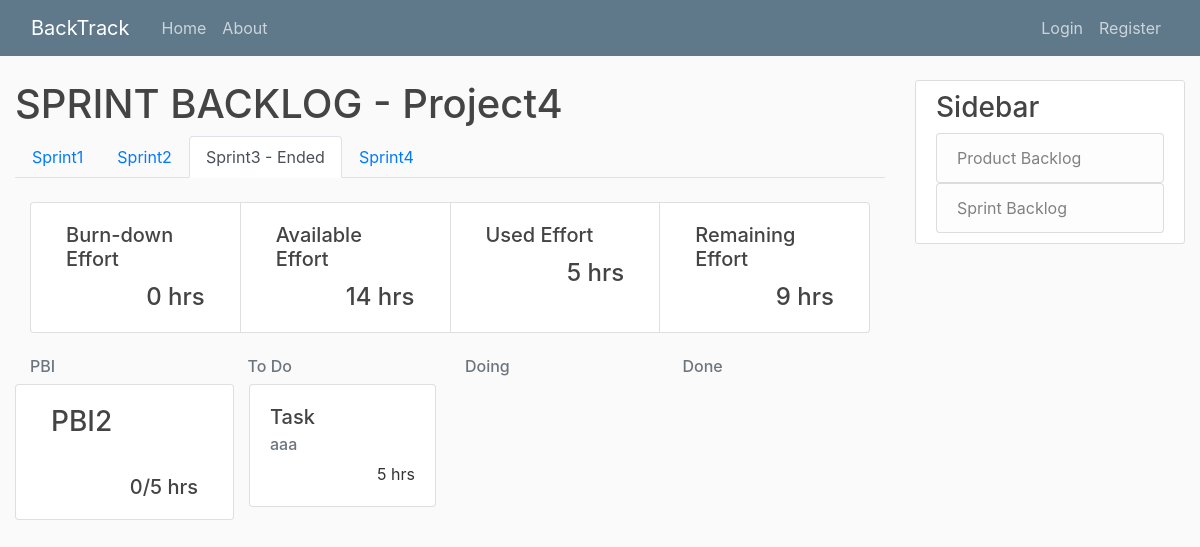
The page /project4-sprint_8/ on the database as committed earlier.
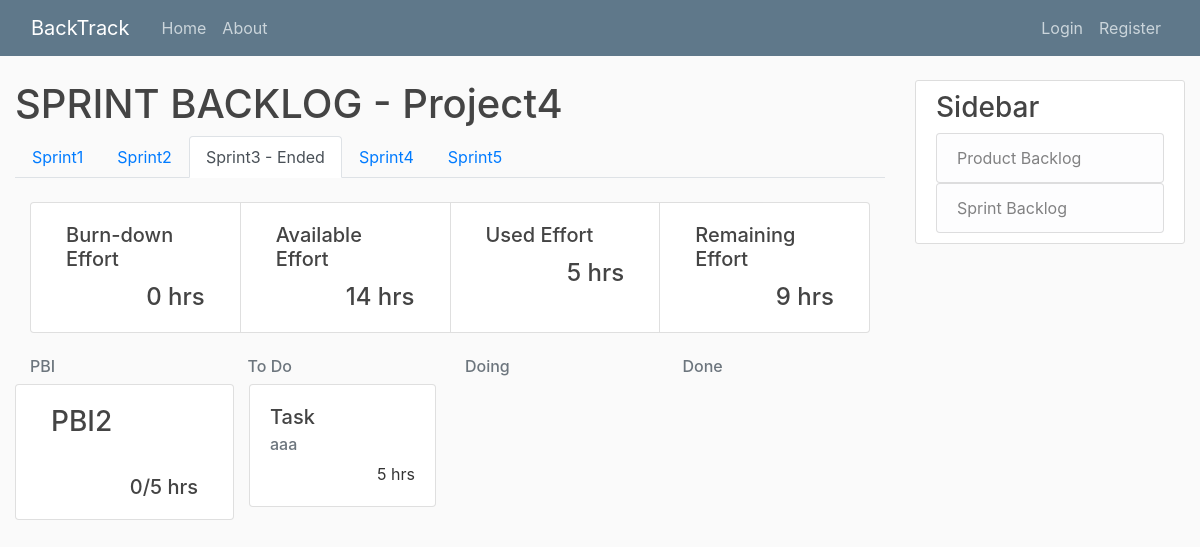
The same page on the database as committed later.
### sprintBacklog/models.py (models this page shows, shortened)
class Sprint(models.Model):
	title = models.CharField(max_length=20, default="Sprint")
	available_effort = models.IntegerField()
	start_date = models.DateField(blank=True, null=True)
	details = models.TextField(null=True)
	project = models.ForeignKey(Project, on_delete=models.CASCADE, blank=True, null=True, default=None)
	status_choice = [
		('Not Started', 'Not Started'),
		('Started', 'Started'),
		('Ended', 'Ended'),
	]
	status = models.CharField(
		max_length = 20,
		choices = status_choice,
		default ='Not Started',
	)
	def save(self, *args, **kwargs):
		number_of_sprint = Sprint.objects.filter(project=self.project).count()
		if Sprint.objects.filter(project=self.project).count() == None:
			number_of_sprint = 1
		else:
			number_of_sprint += 1
		if self not in Sprint.objects.filter(project=self.project):
			self.title = "Sprint" + str(number_of_sprint)
		super().save(*args, **kwargs)

class Task(models.Model):
	title = models.CharField(max_length=20, default="Task")
	status_choice = [
		('To Do', 'To Do'),
		('Doing', 'Doing'),
		('Done', 'Done'),
	]
	status = models.CharField(
		max_length = 5,
		choices = status_choice,
		default ='To Do',
	)
	effort = models.IntegerField("effort(hour)")
	details = models.TextField(null=True)
	sprint = models.ForeignKey(Sprint, on_delete=models.CASCADE, default=None)
	PBI = models.ForeignKey(PBI, on_delete=models.CASCADE, default=None)
	task_owner = models.ForeignKey(User, on_delete=models.SET_NULL, default=None, null=True, blank=True)

### productBacklog/models.py (models this page shows, shortened)
class PBI(models.Model):
	priority = models.IntegerField()
	title = models.CharField(max_length=20)
	status_choice = [
		('To Do', 'To Do'),
		('Doing', 'Doing'),
		('Done', 'Done'),
		('Unfinished', 'Unfinished')
	]
	status = models.CharField(
		max_length = 20,
		choices = status_choice,
		default = 'To Do',
	)
	ESP = models.IntegerField("estimated story point")
	details = models.TextField()
	project = models.ForeignKey(Project, on_delete=models.CASCADE, blank=True, null=True, default=None)
	sprint = models.ManyToManyField(Sprint) # , blank=True, null=True, default=None)

### users/models.py (models this page shows, shortened)
class User(AbstractBaseUser):
	email				=	models.EmailField(verbose_name="email",max_length=60, unique=True)
	position			=	models.CharField(
								max_length=32,
							)
	first_name			=	models.CharField(max_length=30, unique=False, default=False)
	last_name			= 	models.CharField(max_length=20, unique=False, default = False)
	username			=	models.CharField(max_length=10,unique=True)
	date_joined			=	models.DateTimeField(verbose_name='date joined', auto_now_add = True)
	last_login			=	models.DateTimeField(verbose_name='last login', auto_now=True)
	is_admin			=	models.BooleanField(default=False)
	is_active			=	models.BooleanField(default=True)
	is_staff			=	models.BooleanField(default=False)
	is_superuser		=	models.BooleanField(default=False)
	project				= 	models.ManyToManyField(Project)
	USERNAME_FIELD	=	'email'
	REQUIRED_FIELDS	=	['username',]
	objects = MyAccountManager()
	def __str__(self):
		return self.username

### sprintBacklog/views.py (the view)
# urls.py: path('<int:sprint>/', SprintBacklogListView.as_view(), name='sprint-home'),
class SprintBacklogListView(ListView):
	model = Sprint
	template_name = 'sprintBacklog/home.html'
	context_object_name = 'sprint'
	def get_queryset(self):
		queryset = Sprint.objects.filter(project=self.project).order_by('pk')
		index = 1
		for s in queryset:
			s.title = "Sprint" + str(index)
			s.save()
			index += 1
		return self.sprint
	def dispatch(self, request, *args, **kwargs):
		self.project = get_object_or_404(Project, slug=kwargs['project'])
		self.sprint = Sprint.objects.get(pk=kwargs['sprint'])
		return super().dispatch(request, *args, **kwargs)
	def get_context_data(self, **kwargs):
		context = super().get_context_data(**kwargs)
		context['project'] = self.project
		context['all_sprint'] = Sprint.objects.filter(project=self.project).order_by('pk')
		context['PBI'] = PBI.objects.filter(project=self.project, status='To Do')
		context['lastSprintEnded'] = Sprint.objects.filter(project=self.project).order_by('pk').last().status == 'Ended'
		task = []
		total = 0
		completed = 0
		for p in PBI.objects.filter(sprint=self.sprint):
			todo = Task.objects.filter(sprint=self.sprint).filter(status='To Do').filter(PBI=p)
			doing = Task.objects.filter(sprint=self.sprint).filter(status='Doing').filter(PBI=p)
			done = Task.objects.filter(sprint=self.sprint).filter(status='Done').filter(PBI=p)
			todoE = todo.aggregate(Sum('effort')).get('effort__sum') if todo else 0
			doingE = doing.aggregate(Sum('effort')).get('effort__sum') if doing else 0
			doneE = done.aggregate(Sum('effort')).get('effort__sum') if done else 0
			total += doneE + doingE + todoE
			completed += doneE
			tmp = {"pbi": p,
					"todo": todo,
					"doing": doing,
					"done": done,
					"finish": doneE,
					"not_finish": doingE + todoE + doneE
					}
			task.append(tmp)
		stat = {"completed": completed,
				"available": self.sprint.available_effort,
				"used": total,
				"remaining": self.sprint.available_effort - total
				}
		context['stat'] = stat
		context['task'] = task
		return context

### templates/SprintBacklog/home.html (shortened to what this page needs)
{% extends "base.html" %}
{% block content %}
	<h1>SPRINT BACKLOG - {{ project.title }}</h1>
	<ul class="nav nav-tabs" align="right">
		{% for s in all_sprint %}
		<li class="nav-item">
			{% if s.pk == sprint.pk %}
				<a class="nav-link active" href="{% url 'sprintBacklog-detail' project.slug s.pk %}">{{ s.title }} - {{ sprint.status }}</a>
			{% else %}
				<a class="nav-link" href="{% url 'sprint-home' project.slug s.pk %}">{{ s.title }}</a>
			{% endif %}
		</li>
		{% endfor %}
	</ul>
	<div class="container-fluid">
	<div class="card-group">
		<div class="col-sm card">
			<div class="card-body">
				<h5 class="card-title">Burn-down Effort</h5>
				<h4 class="card-text" style="text-align: right">{{ stat.completed }} hrs</h4>
			</div>
		</div>
		<div class="col-sm card">
			<div class="card-body">
				<h5 class="card-title">Available Effort</h5>
				<h4 class="card-text" style="text-align: right">{{ stat.available }} hrs</h4>
			</div>
		</div>
		<div class="col-sm card">
			<div class="card-body">
				<h5 class="card-title">Used Effort</h5>
				<h4 class="card-text" style="text-align: right">{{ stat.used }} hrs</h4>
			</div>
		</div>
		<div class="col-sm card">
			<div class="card-body">
				<h5 class="card-title">Remaining Effort</h5>
				<h4 class="card-text" style="text-align: right">{{ stat.remaining }} hrs</h4>
			</div>
		</div>
	</div>
	</div>
	<div class="container">
		<div class="row">
			<div class="col-md">
				<h6 class="text-muted">PBI</h6>
			</div>
			<div class="col-md">
				<h6 class="text-muted">To Do</h6>
			</div>
			<div class="col-md">
				<h6 class="text-muted">Doing</h6>
			</div>
			<div class="col-md">
				<h6 class="text-muted">Done</h6>
			</div>
		</div>
	</div>
	{% for t in task %}
	<div class="container">
		<div class="row">
			<div class="col-sm card">
				<div class="card-body d-flex flex-column">
					<a href="{% url 'productBacklog-detail' project.slug t.pbi.pk %}"><h3 class="card-title">{{ t.pbi.title }}</h3></a>
					<h5 class="card-text mt-auto" style="text-align: right">{{ t.finish }}/{{ t.not_finish }} hrs</h5>
				</div>
			</div>
			<div class="col-md">
			{% for i in t.todo %}
				<div class="card">
					<div class="card-body">
						<a href="{% url 'task-detail' project.slug sprint.pk i.pk %}">
							<h5 class="card-title">{{ i.title }}</h5>
						</a>
						<h6 class="card-subtitle mb-2 text-muted">{{ i.task_owner }}</h6>
						<p class="card-text" style="text-align: right;">{{ i.effort }} hrs</p>
					</div>
				</div class="card">
			{% endfor %}
			</div>
			<div class="col-md">
			</div>
			<div class="col-md">
			</div>
		</div>
	</div>
	{% endfor %}
{% endblock content %}

Rows that differ between the two databases and show on the page:
added Sprint: title "Sprint5"
